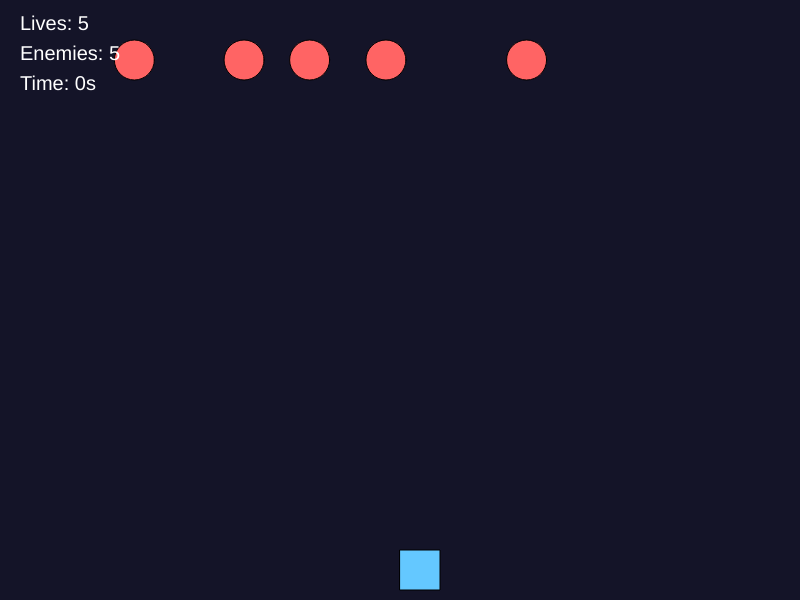
Frame 1 (no input)
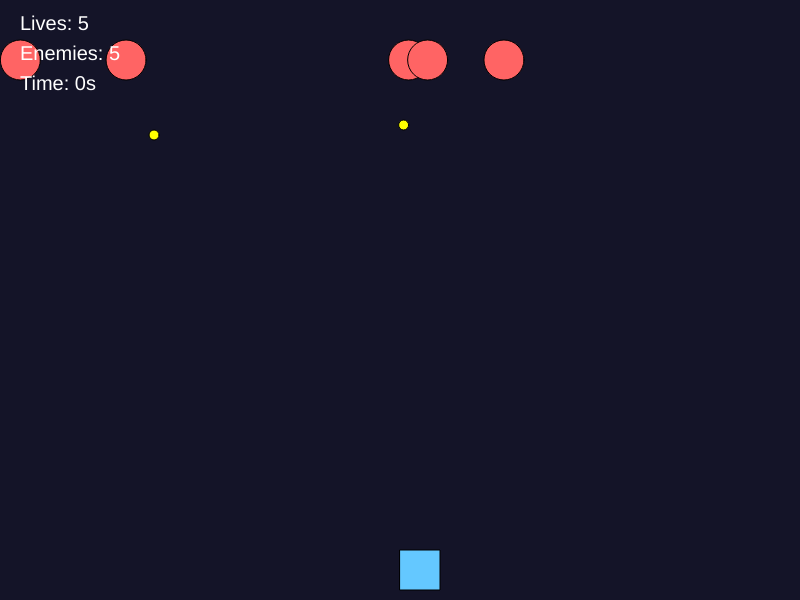
Frame 60 (no input)
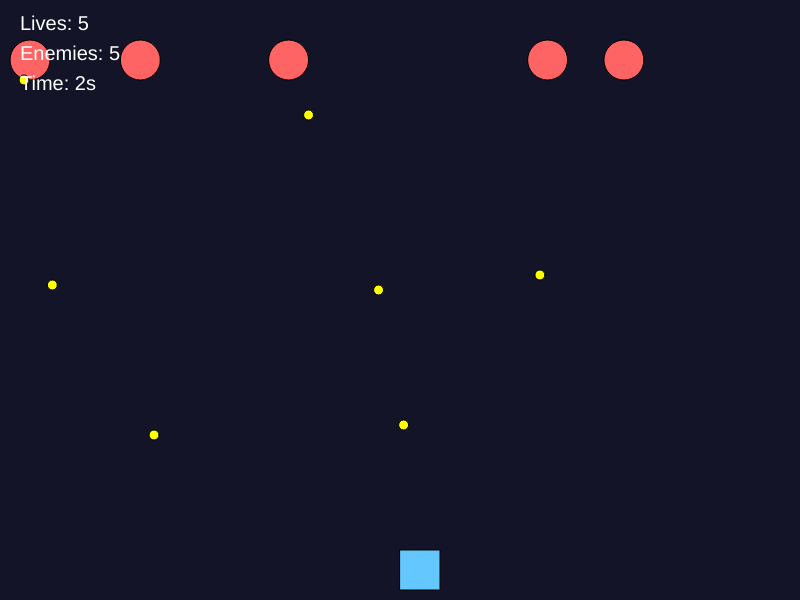
Frame 120 (the mouse pressed at the canvas centre since frame 60)

The p5.js sketch that drew these frames (run headless with seeded random() and noise() and a simulated clock; from frame 60 on, the mouse is pressed at the canvas centre):

// p5.js sketch
// ── sketch.js
let playerX, playerY;
let playerSize = 40;
let playerSpeed = 6;
let lives = 5;
let enemies = [];
let enemyBullets = [];
let gameState = "playing";
let lastEnemyAddTime = 0;
let startTime = 0;
let elapsedTime = 0;

function setup() {
  createCanvas(800, 600);
  playerX = width / 2;
  playerY = height - 50;


  for (let i = 0; i < 5; i++) {
    addEnemy();
  }
  lastEnemyAddTime = millis();
  startTime = millis();
}

function draw() {
  background(20, 20, 40);

  if (gameState === "playing") {
    playGame();
  } else {
    drawGameOver();
  }
}

function playGame() {
 
  elapsedTime = Math.floor((millis() - startTime) / 1000);


  if (keyIsDown(LEFT_ARROW) && playerX > 0) playerX -= playerSpeed;
  if (keyIsDown(RIGHT_ARROW) && playerX < width - playerSize) playerX += playerSpeed;


  fill(100, 200, 255);
  rect(playerX, playerY, playerSize, playerSize);

 
  for (let e of enemies) {
    e.x += e.speed;
    if (e.x < e.size / 2 || e.x > width - e.size / 2) e.speed *= -1;


    fill(255, 100, 100);
    ellipse(e.x, e.y, e.size);

   
    if (millis() - e.lastShot > e.shootDelay) {
      enemyBullets.push({ x: e.x, y: e.y, size: 10, speed: 5 });
      e.lastShot = millis();
      e.shootDelay = random(500, 1500); // random delay
    }
  }

 
  for (let i = enemyBullets.length - 1; i >= 0; i--) {
    let b = enemyBullets[i];
    b.y += b.speed;
    fill(255, 255, 0);
    ellipse(b.x, b.y, b.size);

    
    if (b.y > height) {
      enemyBullets.splice(i, 1);
      continue;
    }

 
    if (b.x > playerX && b.x < playerX + playerSize &&
        b.y > playerY && b.y < playerY + playerSize) {
      lives--;
      enemyBullets.splice(i, 1);
      if (lives <= 0) gameState = "gameOver";
    }
  }

 
  if (millis() - lastEnemyAddTime > 10000) {
    addEnemy();
    lastEnemyAddTime = millis();
  }


  fill(255);
  textSize(20);
  text("Lives: " + lives, 20, 30);
  text("Enemies: " + enemies.length, 20, 60);
  text("Time: " + elapsedTime + "s", 20, 90);
}

function addEnemy() {
  enemies.push({
    x: random(100, width - 100),
    y: 60,
    size: 40,
    speed: random([-2, 2]),
    lastShot: millis(),
    shootDelay: random(500, 1500)
  });
}

function drawGameOver() {
  background(80, 0, 0);
  fill(255);
  textAlign(CENTER);
  textSize(36);
  text("GAME OVER", width / 2, height / 2 - 20);
  textSize(24);
  text("You survived " + elapsedTime + " seconds!", width / 2, height / 2 + 20);
  textSize(18);
  text("Press R to restart", width / 2, height / 2 + 60);
}

function keyPressed() {
  if (gameState === "gameOver" && key === 'r') resetGame();
}

function resetGame() {
  gameState = "playing";
  lives = 5;
  playerX = width / 2;
  enemies = [];
  enemyBullets = [];
  for (let i = 0; i < 5; i++) addEnemy();
  lastEnemyAddTime = millis();
  startTime = millis();
  elapsedTime = 0;
}
